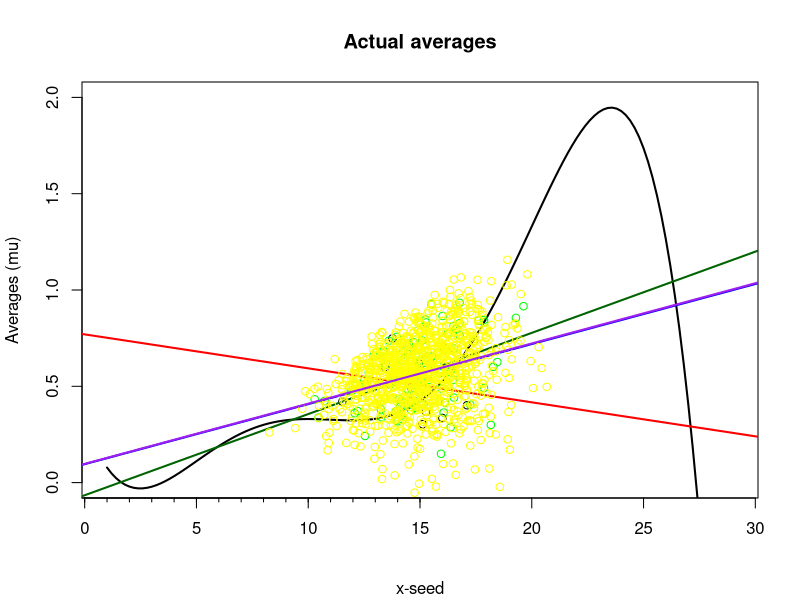

This chart was generated by the following R code:
#the range that x can take
x <- seq(1,29,0.2)

#a third order function that shows the real value
real <- function(x){
  y <- ((-(1*10^-5))*x^5 + 0.0006*x^4 - 0.0125*x^3 + 0.11*x^2 - 0.35*x +0.33)
  y <- y
}

y = real(x)

plot(x,y, axes=T, ylim=c(0,2), typ ='l', ann=F, lwd=2)
par(tcl= -0.2)
axis(1, at=seq(-15,15, by=1),labels=F,lwd=1,lwd.ticks=1)

title(main="Actual averages", sub="x-seed", ylab="Averages (mu)")

randomPoints <- function(x){
  for (i in 1:20){
    xSample <- sample(x, 20, replace=TRUE, prob=NULL)
    ySample <- real(xSample)
    sampleMean <- c(mean(xSample), mean(ySample))
    return(sampleMean)
  }
}

drawSamples <- function(x,n){
  mat <- matrix(, nrow=n, ncol=2)
  for (i in 1:n){
    mat[i,] <- randomPoints(x)
  }
  return(mat)
}

tenSamples <- drawSamples(x,10)
hundredSamples <- drawSamples(x,100)
thousandSamples <- drawSamples(x,1000)

#real function
linear.model = lm(y~x)
abline(linear.model, col="blue", lwd=2)
#linear 10 samples
points(tenSamples)
linear.prediction10 <- lm(tenSamples[,2]~tenSamples[,1])
abline(linear.prediction10, col="red", lwd=2)
#linear 100 samples
points(hundredSamples, col="green")
linear.prediction100 <- lm(hundredSamples[,2]~hundredSamples[,1])
abline(linear.prediction100, col="darkgreen", lwd=2)
#linear 1000 samples
points(thousandSamples, col="yellow")
linear.prediction1000 <- lm(thousandSamples[,2]~thousandSamples[,1])
abline(linear.prediction1000, col="purple", lwd=2)

